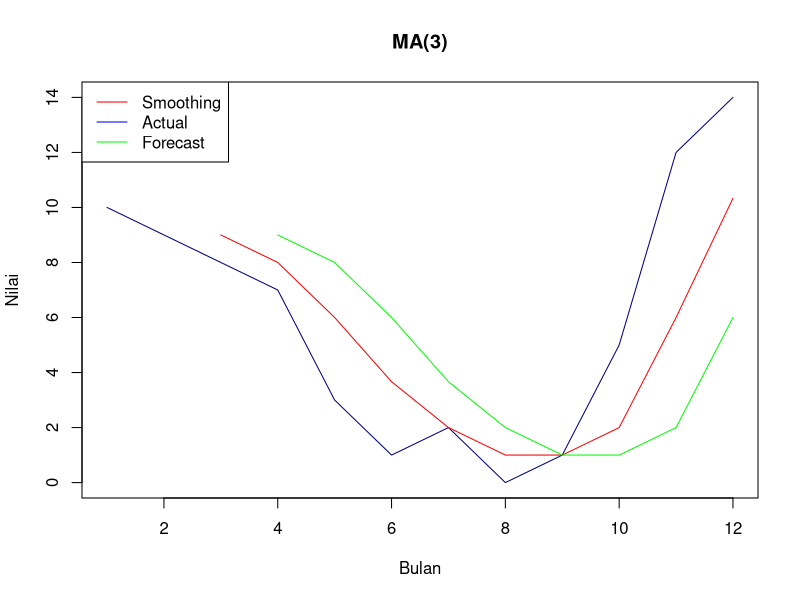
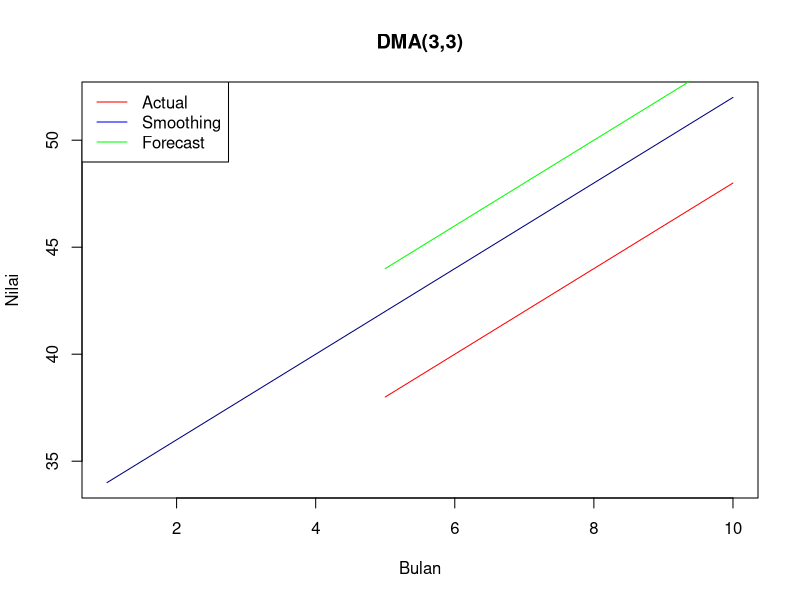

The R source for these figures, in order:
#RESPONSI 2 MPDW

##-----------------------MA-----------------------##

#[1. Single Moving Average]

#Data MA
value <- c(10,9,8,7,3,1,
           2,0,1,5,12,14)

#Membuat Fungsi SMA
sma <- function(value, s1){
  ma_val <- c()
  for (i in 1:length(value)){
    if (i < s1) {
      ma_val[i] <- NA
    } else{
      ma_val[i] <- mean(value[(i-s1+1):i], na.rm = TRUE)
    }
  }
  return(ma_val)
}

#Membuat Fungsi Forecast SMA untuk periode t ke depan
forecast_ma <- function(sma, t = 1){
  val <- sma[length(sma)]
  return(val)
}

#Membuat Fungsi Akurasi Peramalan
#val1 = Nilai Aktual, val2 = Nilai Hasil Forecast
akurasi <- function(val1, val2){
  sse <- sum((val1 - val2)^2, na.rm = TRUE)
  mse <- mean((val1 - val2)^2, na.rm = TRUE)
  mad <- mean(abs(val1 - val2), na.rm = TRUE)
  mape <- mean((abs(val1 - val2)/val1)*100, na.rm = TRUE)
  
  df <- data.frame(SSE = sse, MSE = mse, MAD = mad, MAPE = mape)
  return(df)
}

#Memanggil Fungsi SMA dengan Orde1 = 3 yang disimpan dalam objek ma_Val
ma_val <- sma(value, s1 = 3)

#Membuat vektor hasil forecast yang disimpan dalam objek ft
ft <- c(NA, ma_val[1:(length(ma_val)-1)])

#Membuat Data Frame sMA, 
#Ket : kolom Nilai Aktual (Nilai), Hasil Smoothing (MA), dan Hasil Forecast (Ft)
df_ma <- data.frame(Nilai = value, MA = ma_val, ft = ft)

#Ubah bentuk ke objek timeseries
value_ma <- ts(df_ma$Nilai) 
smoothing_ma <- ts(df_ma$MA)
ft_ma <- ts(df_ma$ft)

#Membuat plot timeseries Nilai Aktual
#Ket : col = warna, main = judul, xlab = nama sumbu-x, ylab = nama sumbu-y
plot(value_ma,
     col = "navyblue",
     main = "MA(3)",
     xlab = "Bulan",
     ylab = "Nilai")

#Menambahkan plot timeseries Nilai Smoothing
lines(smoothing_ma, col = "red")

#Menambahkan plot timeseries Nilai Forecasting
lines(ft_ma, col = "green")

#Menambahkan legend
#Ket : posisi, penamaan garis, bty(boxtype), lwd(line width), col = warna
legend("topleft", 
       c("Smoothing","Actual","Forecast"), 
       bty = "o",
       lwd = 1,
       col = c("red", "blue", "green"))

#Menghitung hasil forecast 2 periode ke depan
forecast_ma(df_ma$MA, t = 2)

#Menghitung akurasi peramalan
akurasi(df_ma$Nilai, df_ma$ft)

##-----------------------DMA-----------------------##

#[2. Double Moving Average]

#Data DMA
value_1 <- c(34,36,38,40,42,
             44,46,48,50,52)

#Membuat Fungsi DMA
dma <- function(value, s1, s2){
  ma_1 <- sma(value, s1) #Melakukan SMA untuk orde 1
  res <- sma(ma_1[s1:length(value)], s2) #Melakukan SMA untuk orde 2
  ma_2 <- c(rep(NA, s2 - 1), res) #Menambahkan NA
  at <- 2*ma_1 - ma_2 #Menghitung nilai at 
  bt <- (2/(s2-1)) * (ma_1 - ma_2) #Menghitung nilai bt
  ft <- at + bt #Menghitung nilai forecast
  df <- data.frame(Nilai = value, #Membuat data frame
                   MA_1 = ma_1, 
                   MA_2 = ma_2,
                   at = at,
                   bt = bt,
                   ft = ft)
  return(df)
}


#Membuat fungsi forecast DMA untuk t periode ke depan
forecast_dma <- function(dma, t = 1){
  a <- dma[nrow(dma),4] #Mengambil baris terakhir, kolom ke empat
  b <- dma[nrow(dma),5] #Mengambil baris terakhir, kolom ke lima
  val <- a+b*t #Menghitung nilai forecast untuk t periode ke depan
  return(val)
}

#Memanggil fungsi DMA dengan orde1 = 3, orde2 = 3
df_dma <- dma(value_1, 3, 3)

#Mengubah ke bentuk objek timeseries
value_dma <- ts(df_dma$Nilai)
smoothing_dma <- ts(df_dma$MA_2)
ft_dma <- ts(df_dma$ft)

#Membuat Plot timeseries
#Penjelasan sama kyak MA
plot(value_dma,
     col = "navyblue",
     main = "DMA(3,3)",
     xlab = "Bulan",
     ylab = "Nilai")

lines(smoothing_dma, col = "red")

lines(ft_dma, col = "green")

legend("topleft", 
       c("Actual", "Smoothing", "Forecast"), 
       bty = "o",
       lwd = 1,
       col = c("red", "blue", "green"))

#Menghitung hasil forecast untuk 3 periode ke depan
forecast_dma(df_dma, t = 3)
